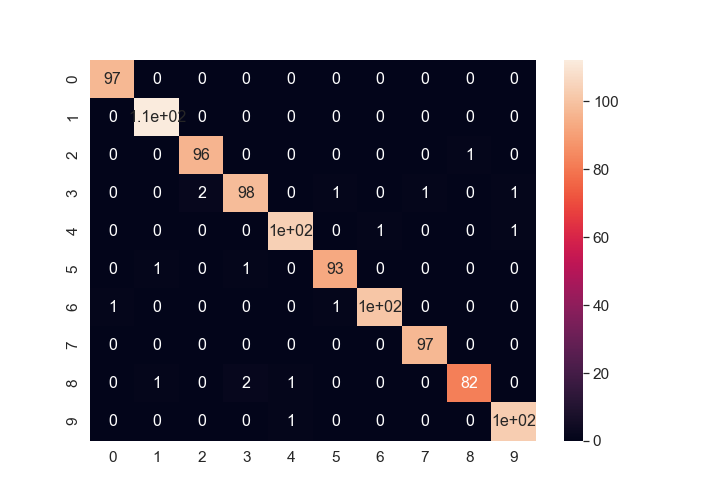

Here is the Python script that generated this plot:
# -*- coding: utf-8 -*-

# K nearest neighbours classification of hand-drawn digits

from mnist import MNIST
import matplotlib.pyplot as plt
from sklearn import datasets, svm, metrics
from sklearn.model_selection import train_test_split
from sklearn.neighbors import KNeighborsClassifier
from sklearn.metrics import plot_confusion_matrix
from pathlib import Path
from sklearn.metrics import accuracy_score
import seaborn as sn
import pandas as pd

# Load data
dataFolder = Path(".././data/")
data = MNIST(dataFolder)
data.gz = True
images, labels = data.load_training()

learning = KNeighborsClassifier()

# Train the model
trainX = images[:20000]
trainY = labels[:20000]
learning.fit(trainX, trainY)

# Test on the next 1000 images
testX = images[10000:11000]
expected = labels[10000:11000].tolist()
predicted = learning.predict(testX)

print("K Nearest Neighbours accuracy: ", accuracy_score(expected, predicted))

confusion=metrics.confusion_matrix(expected,predicted)
print(confusion)
plt.matshow(confusion, cmap='binary')

# Seaborn heatmap as a confusion matrix
df = pd.DataFrame(confusion, range(10), range(10))
plt.figure(figsize=(10,7))
sn.set(font_scale=1.4) # for label size
confFig = sn.heatmap(df, annot=True, annot_kws={"size": 16}) # font size
# Save figure to file
fig = confFig.get_figure()
fig.savefig("KNearest.png")